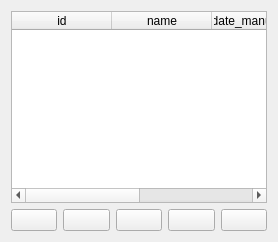
                <widget class="QWidget" name="page_data_base_manufacturer">
                 <layout class="QGridLayout" name="gridLayout_58">
                  <item row="0" column="0">
                   <widget class="QTableWidget" name="table_manufacturer">
                    <column>
                     <property name="text">
                      <string>id</string>
                     </property>
                    </column>
                    <column>
                     <property name="text">
                      <string>name</string>
                     </property>
                    </column>
                    <column>
                     <property name="text">
                      <string>date_manufacturer</string>
                     </property>
                    </column>
                    <column>
                     <property name="text">
                      <string>last_maintenance_date</string>
                     </property>
                    </column>
                   </widget>
                  </item>
                  <item row="1" column="0">
                   <layout class="QHBoxLayout" name="horizontalLayout_23">
                    <item>
                     <widget class="QPushButton" name="btn_back_manufacturer">
                      <property name="text">
                       <string/>
                      </property>
                      <property name="icon">
                       <iconset resource="../resources/res.qrc">
                        <normaloff>:/icon/icons/arrow-small-left.png</normaloff>:/icon/icons/arrow-small-left.png</iconset>
                      </property>
                      <property name="iconSize">
                       <size>
                        <width>30</width>
                        <height>50</height>
                       </size>
                      </property>
                      <property name="checkable">
                       <bool>true</bool>
                      </property>
                     </widget>
                    </item>
                    <item>
                     <widget class="QPushButton" name="btn_search_manufacturer">
                      <property name="text">
                       <string/>
                      </property>
                      <property name="icon">
                       <iconset resource="../resources/res.qrc">
                        <normaloff>:/icon/icons/search.png</normaloff>:/icon/icons/search.png</iconset>
                      </property>
                      <property name="iconSize">
                       <size>
                        <width>30</width>
                        <height>50</height>
                       </size>
                      </property>
                     </widget>
                    </item>
                    <item>
                     <widget class="QPushButton" name="btn_edit_manufacturer">
                      <property name="text">
                       <string/>
                      </property>
                      <property name="icon">
                       <iconset resource="../resources/res.qrc">
                        <normaloff>:/icon/icons/pencil.png</normaloff>:/icon/icons/pencil.png</iconset>
                      </property>
                      <property name="iconSize">
                       <size>
                        <width>30</width>
                        <height>50</height>
                       </size>
                      </property>
                     </widget>
                    </item>
                    <item>
                     <widget class="QPushButton" name="btn_insert_manufacturer">
                      <property name="text">
                       <string/>
                      </property>
                      <property name="icon">
                       <iconset resource="../resources/res.qrc">
                        <normaloff>:/icon/icons/icons8-plus-24 (2).png</normaloff>:/icon/icons/icons8-plus-24 (2).png</iconset>
                      </property>
                      <property name="iconSize">
                       <size>
                        <width>50</width>
                        <height>50</height>
                       </size>
                      </property>
                     </widget>
                    </item>
                    <item>
                     <widget class="QPushButton" name="btn_delete_manufacturer">
                      <property name="text">
                       <string/>
                      </property>
                      <property name="icon">
                       <iconset resource="../resources/res.qrc">
                        <normaloff>:/icon/icons/icons8-trash-50 (1).png</normaloff>:/icon/icons/icons8-trash-50 (1).png</iconset>
                      </property>
                      <property name="iconSize">
                       <size>
                        <width>30</width>
                        <height>50</height>
                       </size>
                      </property>
                     </widget>
                    </item>
                   </layout>
                  </item>
                 </layout>
                </widget>
